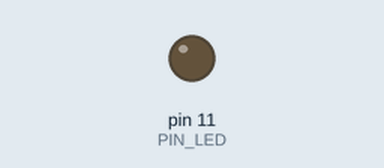
Recording of a sketch running on a simulated Arduino Uno, built with avr-gcc and run on an emulated ATmega328P. Parts: output pins drawn as LEDs (lit = HIGH).

Above: at 0.15 s.
Timing chart, 0 to 40.0 s (numbered marks = the images above):
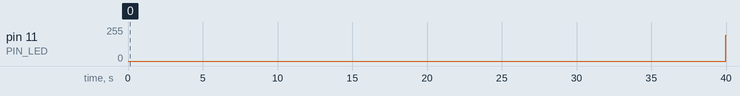

Measured:
- by itself, pin 11 (PIN_LED): 0/255 → 194/255 at 40.0 s

The sketch:

PWMLED.ino
```cpp
#define PIN_LED 11
int timeout = 5;
void setup() {
  pinMode(PIN_LED, OUTPUT);
}

void loop() {
  for(int i=0;i<255;i++) {
    analogWrite(PIN_LED, i);
    delay(timeout);
  }
  for(int i=255;i>=0;i--) {
    analogWrite(PIN_LED, i);
    delay(timeout);
  }

}
```
